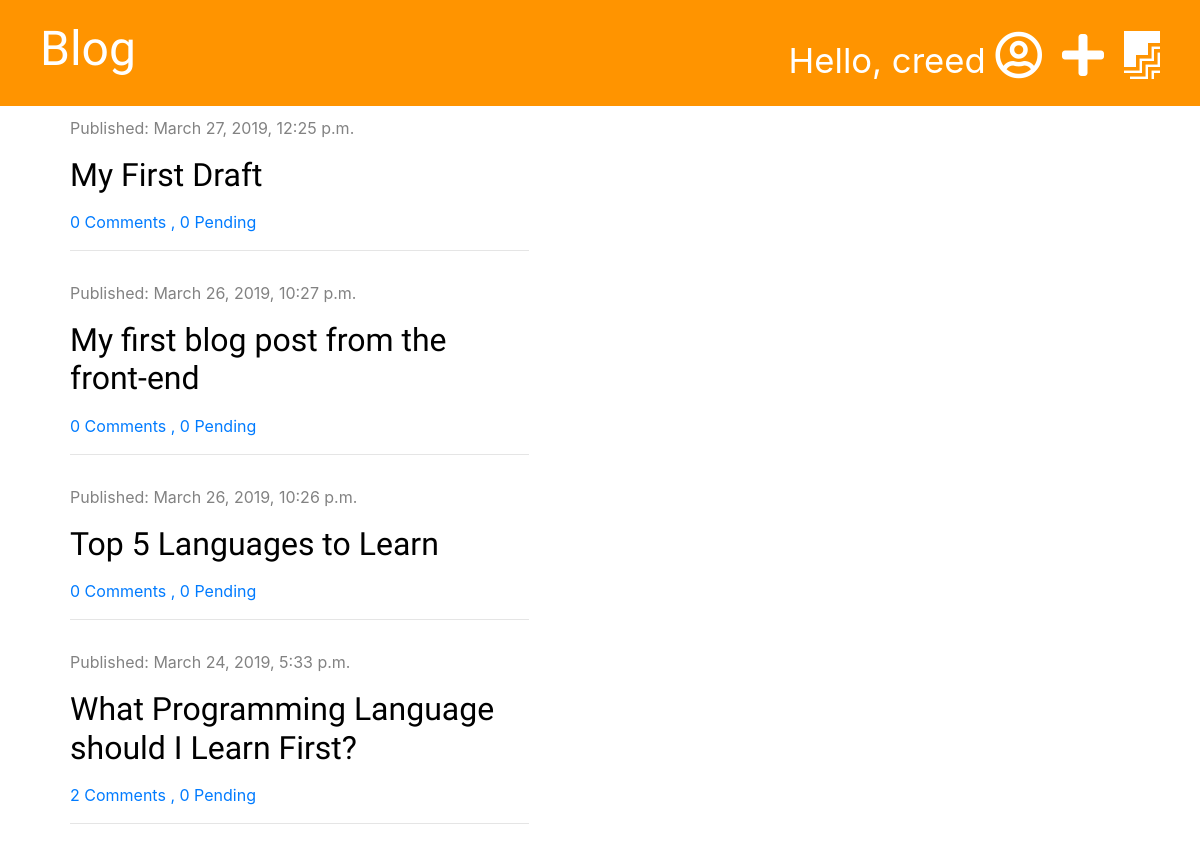
Before: / (signed in) with the older database file.
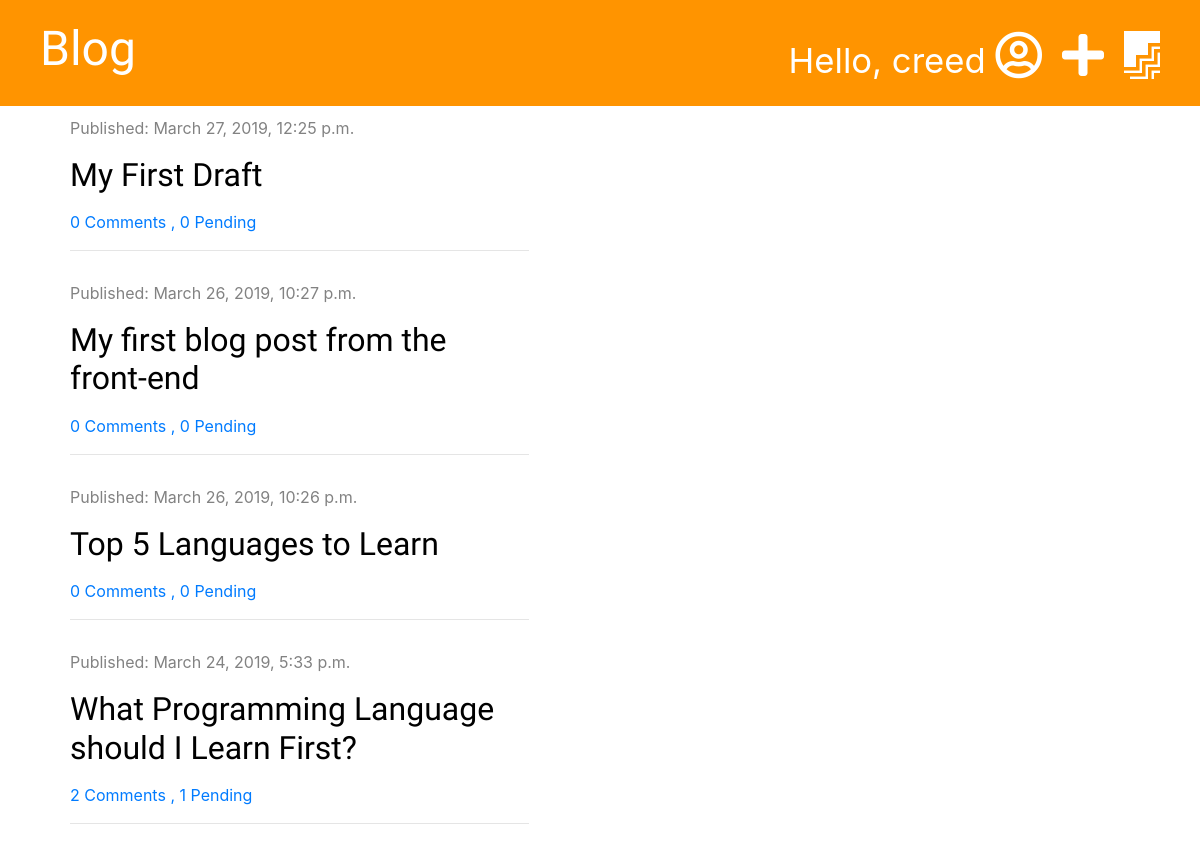
After: the same page with the newer database file.
### blog/models.py (models this page shows, shortened)
class Post(models.Model):
    author = models.ForeignKey('auth.User', on_delete=models.CASCADE)
    title = models.CharField(max_length=200)
    text = models.TextField()
    date_created = models.DateTimeField(default=timezone.now)
    published_date = models.DateTimeField(blank=True, null=True)
    def approved_comments(self):
        return self.comments.filter(approved=True)
    def unapproved_comments(self):
        return self.comments.filter(approved=False)

### blog/views.py (the view)
# urls.py: path('', views.post_list, name='post_list'),
def post_list(request):
    posts = Post.objects.filter(published_date__lte=timezone.now()).order_by('-published_date')
    stuff_for_frontend = {'posts': posts}
    return render(request,'blog/post_list.html',stuff_for_frontend)

### blog/templatetags/markdownify.py (called while the page is built)
@register.filter
def markdown(value):
    renderer = HighlightRenderer()
    markdown = mistune.Markdown(renderer=renderer)
    return markdown(value)

### blog/templates/blog/post_list.html (shortened to what this page needs)
{% extends 'blog/base.html' %}
{% load markdownify %}
{% block content %}
    {% for post in posts %}
        <div class="post">
            <div class="date">
                <p>Published: {{ post.published_date}}</p>
            </div>
            <h1><a href="{% url 'post_detail' pk=post.pk %}">{{ post.title }}</a></h1>
            <a href="{% url 'post_detail' pk=post.pk %}">{{ post.approved_comments.count }} Comments
                {% if user.is_superuser %}
                   , {{ post.unapproved_comments.count }} Pending
                {% endif %}
            </a>
            <hr>
        </div>
    {% endfor %}
{% endblock %}

Changed rows visible on the page:
changed Post "What Programming Language should I Learn First?": unapproved_comments.count "0" → "1"
